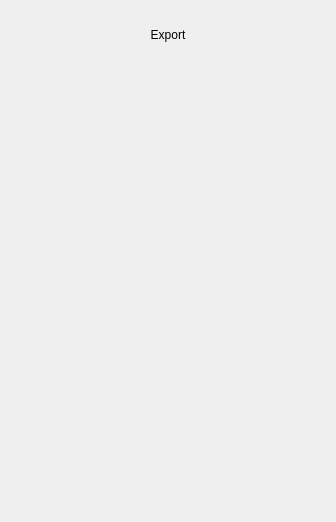
<?xml version="1.0" encoding="UTF-8"?>
<ui version="4.0">
 <class>SpectrumAnalyzerGeneralMenu</class>
 <widget class="QWidget" name="SpectrumAnalyzerGeneralMenu">
  <property name="geometry">
   <rect>
    <x>0</x>
    <y>0</y>
    <width>336</width>
    <height>522</height>
   </rect>
  </property>
  <property name="windowTitle">
   <string>Form</string>
  </property>
  <layout class="QVBoxLayout" name="verticalLayout">
   <property name="spacing">
    <number>0</number>
   </property>
   <property name="leftMargin">
    <number>18</number>
   </property>
   <property name="topMargin">
    <number>20</number>
   </property>
   <property name="rightMargin">
    <number>18</number>
   </property>
   <property name="bottomMargin">
    <number>9</number>
   </property>
   <item>
    <widget class="scopy::gui::MenuHeader" name="widgetMenuHeader" native="true"/>
   </item>
   <item>
    <widget class="QPushButton" name="btnExport">
     <property name="styleSheet">
      <string notr="true">QPushButton {
  min-height: 30px;
  max-height: 30px;
  border: 0px;
}</string>
     </property>
     <property name="text">
      <string>Export</string>
     </property>
     <property name="blue_button" stdset="0">
      <bool>true</bool>
     </property>
    </widget>
   </item>
   <item>
    <spacer name="vSpacer">
     <property name="orientation">
      <enum>Qt::Vertical</enum>
     </property>
     <property name="sizeHint" stdset="0">
      <size>
       <width>17</width>
       <height>459</height>
      </size>
     </property>
    </spacer>
   </item>
  </layout>
 </widget>
 <customwidgets>
  <customwidget>
   <class>scopy::gui::MenuHeader</class>
   <extends>QWidget</extends>
   <header location="global">scopy/gui/menu_header.hpp</header>
   <container>1</container>
  </customwidget>
 </customwidgets>
 <resources/>
 <connections/>
</ui>
